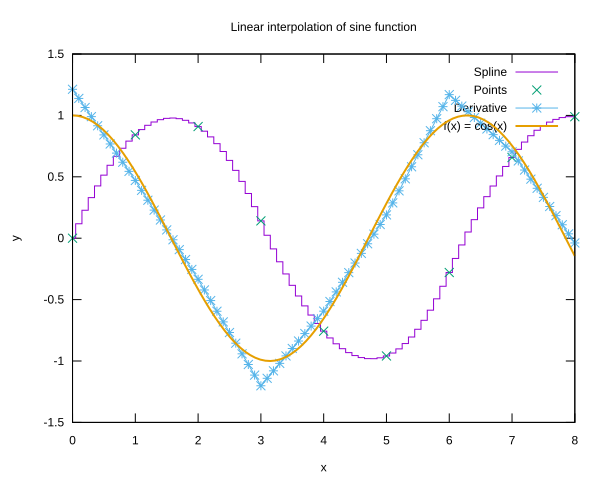

This figure's gnuplot source:
set terminal svg enhanced background "white"
set output 'Qspline.svg'

set xlabel 'x'
set ylabel 'y'

# Title
set title 'Linear interpolation of sine function'

f(x) = cos(x)

plot 'Out.Qspline.spline.txt' using 1:2 w histeps title 'Spline', \
     'Out.Qspline.xy.txt' using 1:2 w p title 'Points', \
     'Out.Qspline.spline.txt' using 1:3 w lp title 'Derivative', \
     f(x) title 'f(x) = cos(x)' lw 2

